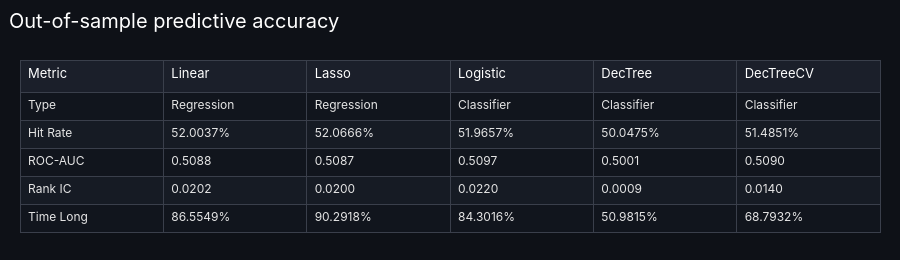

The notebook cell saved with this chart:
### Markdown cell above
## 4. Out-of-sample predictions and predictive accuracy
Each model produces a score: a forecast return or a probability.
- **Hit rate:** how often the long/flat call matched the actual direction.
- **ROC-AUC:** how well the score *ranks* up days above down days (0.5 = no skill).
- **Rank IC:** the Spearman correlation between the score and the realized return.

### Code cell
# Out-of-sample score of every model on the test period: hit rate, ROC-AUC, rank IC and time long
MODELS = {   # name -> (out-of-sample score, kind)
    'Linear':    (ols_model.predict(x_test_const), 'regression'),
    'Lasso':     (lasso_model.predict(x_test_scaled), 'regression'),
    'Logistic':  (logit_model.predict(x_test_const), 'classifier'),
    'DecTree':   (tree_model.predict_proba(x_test_scaled)[:, 1], 'classifier'),
    'DecTreeCV': (grid_search.best_estimator_.predict_proba(x_test_scaled)[:, 1], 'classifier'),
}
THRESHOLDS = {'regression': RETURN_THRESHOLD, 'classifier': PROB_THRESHOLD}

accuracy = {}
for name, (score, kind) in MODELS.items():
    score = pd.Series(np.asarray(score).ravel(), index=x_test.index)
    long = score > THRESHOLDS[kind]
    # Rank IC is undefined for a constant score (e.g. a Lasso that zeroed every coefficient)
    rank_ic = score.corr(test_fwd_returns, method='spearman') if score.nunique() > 1 else np.nan
    accuracy[name] = {'Type': kind.title(), 'Hit Rate': accuracy_score(y_dir_test, long),
                      'ROC-AUC': roc_auc_score(y_dir_test, score), 'Rank IC': rank_ic, 'Time Long': long.mean()}
accuracy = pd.DataFrame(accuracy)
func_lib.stats_table_figure(accuracy, 'Out-of-sample predictive accuracy', index_name='Metric',
                            pct_rows=('Hit Rate', 'Time Long'), decimals=4).show()

### Figure 1 — Plotly figure (JSON) as saved in the notebook; plotly's stock layout.template omitted (floating-point values rounded to 4 significant figures)
{"data": [{"cells": {"align": "left", "fill": {"color": [["#11151d", "#161b24", "#11151d", "#161b24", "#11151d"], ["#11151d", "#161b24", "#11151d", "#161b24", "#11151d"], ["#11151d", "#161b24", "#11151d", "#161b24", "#11151d"], ["#11151d", "#161b24", "#11151d", "#161b24", "#11151d"], ["#11151d", "#161b24", "#11151d", "#161b24", "#11151d"], ["#11151d", "#161b24", "#11151d", "#161b24", "#11151d"]]}, "font": {"color": "#e6e6e6", "size": 12}, "height": 28, "line": {"color": "#3a3f4b"}, "values": [["Type", "Hit Rate", "ROC-AUC", "Rank IC", "Time Long"], ["Regression", "52.0037%", "0.5088", "0.0202", "86.5549%"], ["Regression", "52.0666%", "0.5087", "0.0200", "90.2918%"], ["Classifier", "51.9657%", "0.5097", "0.0220", "84.3016%"], ["Classifier", "50.0475%", "0.5001", "0.0009", "50.9815%"], ["Classifier", "51.4851%", "0.5090", "0.0140", "68.7932%"]]}, "header": {"align": "left", "fill": {"color": "#1b1f2a"}, "font": {"color": "white", "size": 13}, "height": 32, "line": {"color": "#3a3f4b"}, "values": ["Metric", "Linear", "Lasso", "Logistic", "DecTree", "DecTreeCV"]}, "type": "table"}], "layout": {"height": 260, "margin": {"b": 10, "l": 20, "r": 20, "t": 60}, "title": {"text": "Out-of-sample predictive accuracy"}}}
